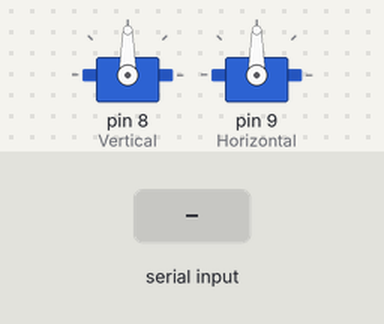
A sketch run on a simulated Arduino Uno, built with avr-gcc and run on an emulated ATmega328P. Shown: 2 × servo. The test bench sets the inputs (shaded band).

Above: at 1.2 s.
1.3 s: byte 255 (255) received over Serial
Timing chart, 0 to 4.3 s (numbered marks = the images above; inputs shaded):
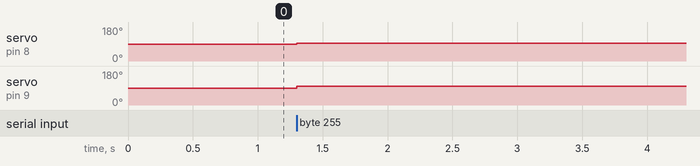

Measured:
- after the input at 1.3 s, servo on pin 8 (Vertical): 90° → 93° at once; servo on pin 9 (Horizontal): 90° → 98° at once

The sketch:

xontroller.ino
```cpp
#include <Servo.h>

Servo Vertical;//250 diff  1250-1750
Servo Horizontal;//300 diff 1250 - 1850

bool reading = false;

byte input[5];
int curr = 0;

float vert_value;
float hor_value;

void setup() {
  // put your setup code here, to run once:
  Serial.begin(38400);

  Vertical.attach(8);
  Horizontal.attach(9);
}

void loop() {
  // put your main code here, to run repeatedly:

  if (Serial.available() > 0){
    byte b = Serial.read();

    if(reading){
      input[curr] = b;
      curr ++;
    }

    if (b == 254){
      reading = true;
      curr = 0;
    }
    if (b == 255){
       reading = false;
       calculate();
       move_servo();
    }
  }
}

void calculate(){
  /*
  vert_value = input[1] * (input[0] == 0? -1 : 1) / 253;
  hor_value = input[3] * (input[2] == 0? -1 : 1) / 253;*/

  vert_value = (float)input[1] / 253;
  if((int)input[0] == 0){
    vert_value *= -1;
  }

  hor_value = (float)input[3] / 253;
  if((int)input[2] == 0){
    hor_value *= -1;
  }

  float distance = sqrt(sq(hor_value) + sq(vert_value));

  if (distance > 1)
  {
    hor_value = hor_value / distance;
    vert_value = vert_value / distance;
  }
}

void move_servo(){
  Vertical.writeMicroseconds(1500 + (vert_value * 250));
  Horizontal.writeMicroseconds(1550 + (hor_value * 300));
}
```
